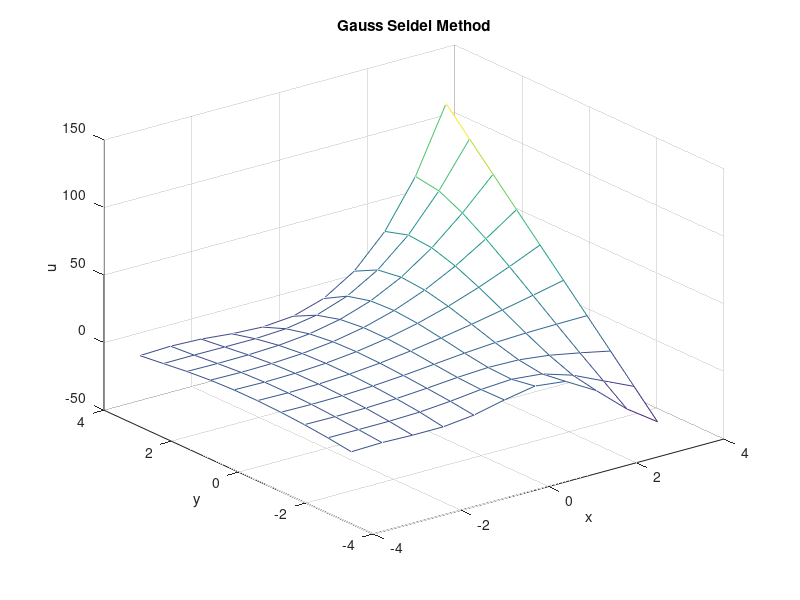

Here is the MATLAB script that generated this plot:
clear
clc

%% Initiallization
N=10; % Number of nodes in x or y direction
h=2*pi/(N-1); % step size
x=linspace(-pi-h,pi,N+1);
y=linspace(pi,-pi,N);
u_domain=zeros(N,N+1); % domain has additional nodes in x to use later as ghost nodes
[X,Y]=meshgrid(x,y); % x,y grid for plotting
addon=0.4;
cycles=[];
percent_error=[];

%% Domain Boundary Conditions
% Top B.C.'s
f=x(2:end).*(x(2:end)+pi).^2;
u_domain(1,2:end)=f;

% Bottom B.C.'s
g=(x(2:end)+pi).^2.*cos(-x(2:end));
u_domain(N,2:end)=g;

% Right B.C.'s
r=g(end)+((y+pi)/(2*pi))*(f(end)-g(end));
u_domain(:,N+1)=r';

clear r g f

%% Forcing Function
Force=zeros(N,N+1);
for k=1:length(y)
    for j=1:length(x)
        Force(k,j)=(sin(pi*(x(j)+pi)/(2*pi))*cos((pi/2)*(2*(y(k)+pi)/(2*pi)+1)));
    end
end

%% Gauss Seidel Method
finished=0; % tells the while loop when to stop
while finished<=1
    lambda=1;
    
    % The while loop below switches the value of lambda from 1 to 1+"addon"
    % to provoke a second solution using the relaxation method.
    while lambda<=1+addon
        

        % The while loop below continually improves the solution by using
        % the newly solved values of the domain to solve the domain again,
        % until the error between iterations is less than 1 percent
        
        u=u_domain; % Sets or resets the domain boundary conditions and zeros out all others
        errorval=100; %  arbitrary initial error value
        iterations=0; % number of iterations for each solution, later stored as an element in the array "cycles"

        while errorval>1
            iterations=iterations+1;
            
            u_old=u; % This value is used to calculate error from iteration to iteration, and is also used in the relaxation equation
            
            % The while loop below solves the values in the domain by starting at
            % the outermost unknowns near the direchlet boundary conditions and
            % working towards the center of the domain, utilizing as many solved
            % values as possible to reduce the necessary number of iterations.
            counter=2;
            while counter<=N/2
                
                % Top Pyramid
                for j=      N-counter+2   :  -1 :   counter+1
                    u( counter , j ) = (Force(counter,j)*h^2+...
                        u(counter-1,j)+u(counter+1,j)+u(counter,j-1)+u(counter,j+1))*0.25;
                end
                
                % Bottom Pyramid
                for j=      N-counter+2  :  -1 :    counter+1
                    u( N-counter+1 , j ) = (Force(N-counter+1,j) *h^2+...
                        u(N-counter+2,j)+u(N-counter,j)+u(N-counter+1,j-1)+u(N-counter+1,j+1))*0.25;
                end
                
                % Right Pyramid
                for k=       counter+1      :        N-counter
                    u( k , N-counter+2 ) = (Force(k,N-counter+2)*h^2+...
                        u(k-1,N-counter+2)+u(k+1,N-counter+2)+u(k,N-counter+1)+u(k,N-counter+3))*0.25;
                end
                
                counter=counter+1;
            end
            
            % Left Pyramid
            counter2=0;
            if mod(N,2)==0 % even number of nodes
                for j=       floor(N/2)+1 :   -1 :  3
                    counter2=counter2+1;
                    for k =  floor(N/2)-counter2+2    :    floor(N/2)+counter2-1
                        u( k , j) = (Force(k,j)*h^2+...
                            u(k-1,j)+u(k+1,j)+u(k,j-1)+u(k,j+1))*0.25;
                    end
                    
                end
                
            else % odd number of nodes
                for j=       floor(N/2)+2 :   -1 :  3
                    counter2=counter2+1;
                    for k =  floor(N/2)-counter2+2   :    floor(N/2)+counter2
                        u( k , j) = (Force(k,j)*h^2+...
                            u(k-1,j)+u(k+1,j)+u(k,j-1)+u(k,j+1))*0.25;
                    end
                    
                end
            end
            
            % ghost nodes; this code duplicates values from the right side of the
            % Nuemann boundary to the left side, in order to simulate the du/dx=0
            % condition
            u(:,1)=u(:,3);
            
            % left boundary nodes
            for k=2:N-1
                u(k,2)=(Force(k,2)*h^2+...
                    u(k-1,2)+u(k+1,2)+u(k,1)+u(k,3))*0.25;
            end
            
            % remaining 2 nodes at nueman boundary
            u(1,2)=(Force(1,2)*h^2+...
                u(2,2)+u(1,1)+u(1,3))*0.25;
            u(N,2)=(Force(N,2)*h^2+...
                u(N-1,2)+u(N,1)+u(N,3))*0.25;
            
            for k=1:N
                for j=1:N+1
                    if u(k,j) ~= 0
                        error(k,j)=abs((u(k,j)-u_old(k,j))/u(k,j))*100;
                    end
                end
            end
            % average error over domain
            errorval=mean(mean(error));
            u=lambda*u+(1-lambda)*u_old;
        end
        cycles(end+1)=iterations;
        percent_error(end+1)=errorval;
        
        lambda=lambda+addon;
    end
    lambda=1;
    Force=Force*0;
    finished=finished+1;
end
figure(1)
mesh(X,Y,u),xlabel('x'),ylabel('y'),zlabel('u'),title('Gauss Seidel Method')
clear error

disp('Gauss Seidel , Gauss Seidel with Relaxation , Gauss Seidel no Forcing Function , Gauss Seidel with Relaxation no Forcing Function')
cycles
percent_error




clear u_old u_old2 u_oldNoF u_domain counter counter2 j k error_no_force x y
